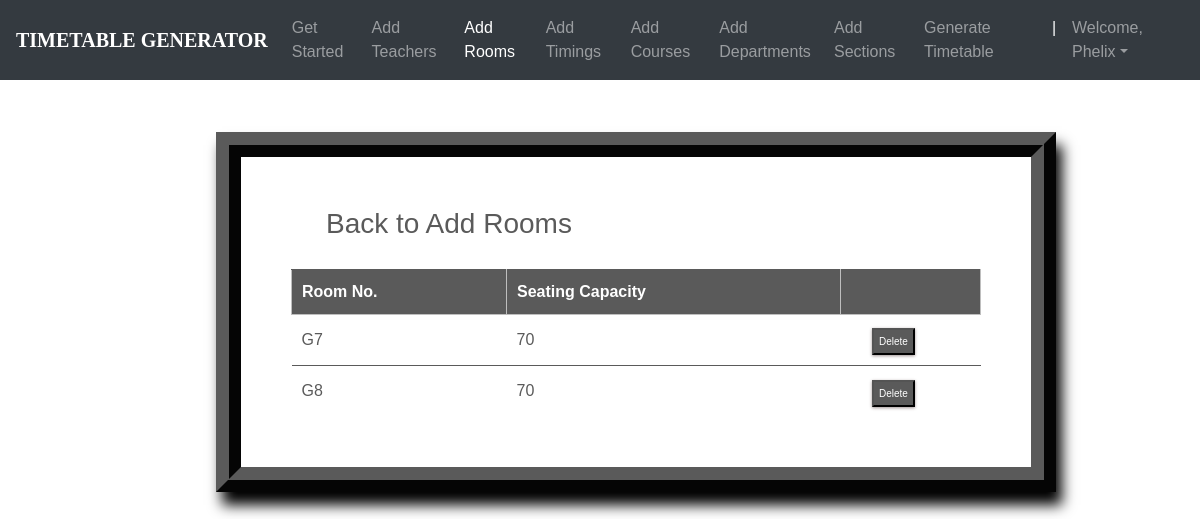
The page /rooms_list/ (signed in) on the database its author committed.
### ttgen/models.py (models this page shows, shortened)
class Room(models.Model):
    r_number = models.CharField(max_length=6)
    seating_capacity = models.IntegerField(default=0)

### ttgen/views.py (the view)
# urls.py: path('rooms_list/', views.room_list, name='editrooms'),
@login_required
def room_list(request):
    context = {
        'rooms': Room.objects.all()
    }
    return render(request, 'roomslist.html', context)

### templates/roomslist.html (shortened to what this page needs)
<!DOCTYPE html>
<html lang="en">
<head>
	<link rel="stylesheet" href="https://maxcdn.bootstrapcdn.com/bootstrap/4.0.0/css/bootstrap.min.css">
    <link rel="stylesheet" type="text/css" href="static/css/index.css">
</head>
<body>
        <header>
			<nav class="navbar navbar-expand-md navbar-dark fixed-top bg-dark">
                <a class="navbar-brand" href="#"><b>TIMETABLE GENERATOR</b></a>
                <div class="collapse navbar-collapse" id="navbarCollapse">
                    <ul class="navbar-nav ml-auto">
                    <li class="nav-item">
                        <a class="nav-link" href="{% url 'admindash' %}">Get Started</a>
                    </li>
                    <li class="nav-item">
                        <a class="nav-link" href="{% url 'addInstructors' %}">Add Teachers</a>
                    </li>
                    <li class="nav-item active">
                        <a class="nav-link" href="{% url 'addRooms' %}">Add Rooms</a>
                    </li>
                    <li class="nav-item">
		                <a class="nav-link" href="{% url 'addTimings' %}">Add Timings</a>
		            </li>
                    <li class="nav-item">
                        <a class="nav-link" href="{% url 'addCourses' %}">Add Courses</a>
                    </li>
                    <li class="nav-item">
			            <a class="nav-link" href="{% url 'addDepts' %}">Add Departments</a>
		            </li>
                    <li class="nav-item">
			            <a class="nav-link" href="{% url 'addSections' %}">Add Sections</a>
		            </li>
                    <li class="nav-item">
			            <a class="nav-link" href="{% url 'generate' %}">Generate Timetable</a>
		            </li>
                    <li class="nav-item active">
			            <a class="nav-link">|</a>
		            </li>
                    <li class="nav-item dropdown">
		                <a class="nav-link dropdown-toggle" href="#" id="dropdown03" data-toggle="dropdown" aria-haspopup="true" aria-expanded="false">Welcome, {{ user.first_name }}</a>
		            </li>
                    </ul>
                </div>
            </nav>
        </header>
        {% block content %}
        {% load static %}
        <br>
        <br>
<fieldset class="fieldset">
    <a href="{% url 'addRooms'%}"><h1 class="tablink" onclick="openPage('new')" id="defaultOpen">Back to Add Rooms</h1></a>
    <div class="tabcontent" id="edit">
        <table class="table1">
            <thead>
            <tr class="table-headers">
            <th>Room No.</th>
            <th>Seating Capacity</th>
            <th  class="empty"></th>
            </tr>
            </thead>
            <tbody>
            {% for rm in rooms %}
            <tr>
             <td>{{rm.r_number}}</td>
             <td>{{rm.seating_capacity}}</td>
             <td class="empty">
                <form action="{% url 'deleteroom' rm.id %}" method="post">
                        <input type="submit" value="Delete" class="cross">
                </form>
             </td>
             </tr>
            {% endfor %}
            </tbody>
        </table>
    </div>
</fieldset>
{% endblock %}

### static/css/index.css (style rules this page uses)
body { padding-top: 3rem; padding-bottom: 3rem; color: #5a5a5a; font-family: 'Poppins', sans-serif; overflow-x: hidden; }
nav { font-family: sans-serif; }
.navbar-brand { font-size: 20px; font-family: Georgia, 'Times New Roman', Times, serif; }

### templates/roomslist.html (style rules this page uses)
nav { font-family: sans-serif; }
.navbar-brand { font-size: 20px; font-family: Georgia, 'Times New Roman', Times, serif; }
* { margin: 0; padding: 0; box-sizing: border-box; }
html { scroll-behavior: smooth; }
a { text-decoration:none; }
form { margin-top: 3%; margin-left: 18%; margin-right: 12%; }
fieldset h1 { color: #5a5a5a; padding-bottom: 20px; margin-left: 35px; display: inline-block; cursor: pointer; font-size: 28px; }
fieldset input { padding:8px; color: #938c8c }
.table2 td, th { border: 1px solid rgb(190,190,190); padding: 10px 20px; }
.table1 { width: 100%; border-collapse: collapse; text-align: left; overflow: hidden; }
.table1 td, th { border-top: 1px solid #5a5a5a; padding: 10px; }
.table1 th { background-color: #5a5a5a; color: #fff; }
.cross { font-size:10px; box-shadow: 0px 1px 3px 0px #9e9292; padding: 4px 5px; color: #fff; background-color: #5a5a5a; cursor: pointer; }
.fieldset { margin-top: 3%; margin-left: 18%; margin-right: 12%; padding: 50px; border-width: 25px; border-style: ridge; border-color: #5a5a5a; box-shadow: 6px 13px 13px 0px black; background-color: #fff; }

### rows shown on the page
Room: r_number "G7", seating_capacity "70"
Room: r_number "G8", seating_capacity "70"

### other values the page prints
{{ user.first_name }} "Phelix"
